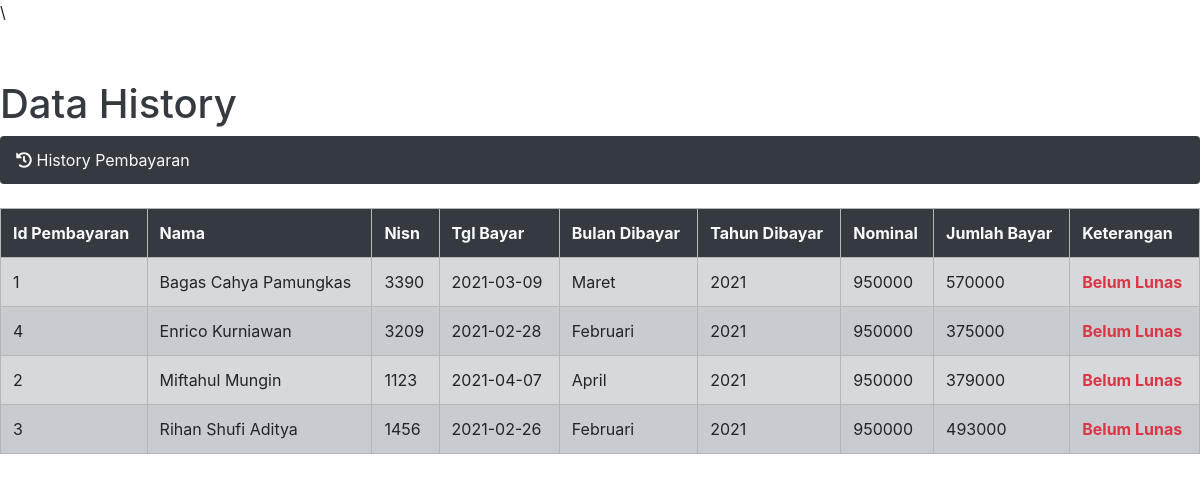
Screenshot of /new_admin/history.php with the database file from the repository.
### tables this page shows
CREATE TABLE `pembayaran` (
  `id_pembayaran` int(11) NOT NULL,
  `id_petugas` int(11) NOT NULL,
  `nisn` int(11) NOT NULL,
  `tgl_bayar` date NOT NULL,
  `bulan_dibayar` varchar(8) NOT NULL,
  `tahun_dibayar` varchar(4) NOT NULL,
  `id_spp` int(11) NOT NULL,
  `jumlah_bayar` int(11) NOT NULL,
  `keterangan` enum('Lunas','Belum Lunas') NOT NULL
);

CREATE TABLE `siswa` (
  `nisn` int(11) NOT NULL,
  `nis` char(8) NOT NULL,
  `nama` varchar(35) NOT NULL,
  `id_kelas` int(11) NOT NULL,
  `alamat` text NOT NULL,
  `no_telp` varchar(13) NOT NULL,
  `id_spp` int(11) NOT NULL
);

CREATE TABLE `spp` (
  `id_spp` int(11) NOT NULL,
  `tahun` int(11) NOT NULL,
  `nominal` int(11) NOT NULL,
  `nisn` int(11) NOT NULL
);

### new_admin/history.php (the view, shortened to what this page needs)
<?php require_once('../Connections/koneksi.php'); ?>
<?php
$maxRows_join_history = 500;
$pageNum_join_history = 0;
$startRow_join_history = $pageNum_join_history * $maxRows_join_history;
$query_join_history = "SELECT pembayaran.id_pembayaran,siswa.nama,pembayaran.nisn,pembayaran.tgl_bayar,pembayaran.bulan_dibayar,pembayaran.tahun_dibayar,spp.nominal,pembayaran.jumlah_bayar, pembayaran.keterangan FROM pembayaran JOIN siswa ON pembayaran.nisn = siswa.nisn JOIN spp ON pembayaran.nisn = spp.nisn";
$query_limit_join_history = sprintf("%s LIMIT %d, %d", $query_join_history, $startRow_join_history, $maxRows_join_history);
$join_history = mysql_query($query_limit_join_history, $koneksi) or die(mysql_error());
$row_join_history = mysql_fetch_assoc($join_history);
?>
<!doctype html>
<html>
<head>
  <link rel="stylesheet" href="../css/bootstrap.css">
  <link rel="stylesheet" href="../css/all.min.css">\
</head>
<body>
  <h1>&nbsp;</h1>
  <h1 class="text-dark">Data History</h1>
  <ol class="breadcrumb mb-4 bg-dark">
    <li class="breadcrumb-item active text-light"><i class="fas fa-history"></i> History Pembayaran</li>
  </ol>
  <div class="table-responsive">
    <table class="table table-bordered table-secondary table-hover">
      <tr class="font-weight-bold bg-dark text-light">
        <td>Id Pembayaran</td>
        <td>Nama</td>
        <td>Nisn</td>
        <td>Tgl Bayar</td>
        <td>Bulan Dibayar</td>
        <td>Tahun Dibayar</td>
        <td>Nominal</td>
        <td>Jumlah Bayar</td>
        <td>Keterangan</td>
      </tr>
      <?php do { ?>
        <tr class="td">
          <td><?php echo $row_join_history['id_pembayaran']; ?></td>
          <td><?php echo $row_join_history['nama']; ?></td>
          <td><?php echo $row_join_history['nisn']; ?></td>
          <td><?php echo $row_join_history['tgl_bayar']; ?></td>
          <td><?php echo $row_join_history['bulan_dibayar']; ?></td>
          <td><?php echo $row_join_history['tahun_dibayar']; ?></td>
          <td><?php echo $row_join_history['nominal']; ?></td>
          <td><?php echo $row_join_history['jumlah_bayar']; ?></td>
          <?php if ($row_join_history['keterangan'] == "Lunas") { ?>
          <td class="font-weight-bold text-success"><?php echo $row_join_history['keterangan']; ?></td>
        <?php } elseif ($row_join_history['keterangan'] == "Belum Lunas") { ?>
          <td class="font-weight-bold text-danger"><?php echo $row_join_history['keterangan']; ?></td>
        <?php } ?>
        </tr>
      <?php } while ($row_join_history = mysql_fetch_assoc($join_history)); ?>
    </table>
  </div>
</body>
</html>

### new_admin/history.php (style rules this page uses)
.td:nth-child(odd) { background: #c8cbcf; }

### rows the page displays
pembayaran: id_pembayaran "1", siswa.nama "Bagas Cahya Pamungkas", nisn "3390", tgl_bayar "2021-03-09", bulan_dibayar "Maret", tahun_dibayar "2021", id_spp.nominal "950000", jumlah_bayar "570000", keterangan "Belum Lunas"
pembayaran: id_pembayaran "4", siswa.nama "Enrico Kurniawan", nisn "3209", tgl_bayar "2021-02-28", bulan_dibayar "Februari", tahun_dibayar "2021", id_spp.nominal "950000", jumlah_bayar "375000", keterangan "Belum Lunas"
pembayaran: id_pembayaran "2", siswa.nama "Miftahul Mungin", nisn "1123", tgl_bayar "2021-04-07", bulan_dibayar "April", tahun_dibayar "2021", id_spp.nominal "950000", jumlah_bayar "379000", keterangan "Belum Lunas"
pembayaran: id_pembayaran "3", siswa.nama "Rihan Shufi Aditya", nisn "1456", tgl_bayar "2021-02-26", bulan_dibayar "Februari", tahun_dibayar "2021", id_spp.nominal "950000", jumlah_bayar "493000", keterangan "Belum Lunas"
